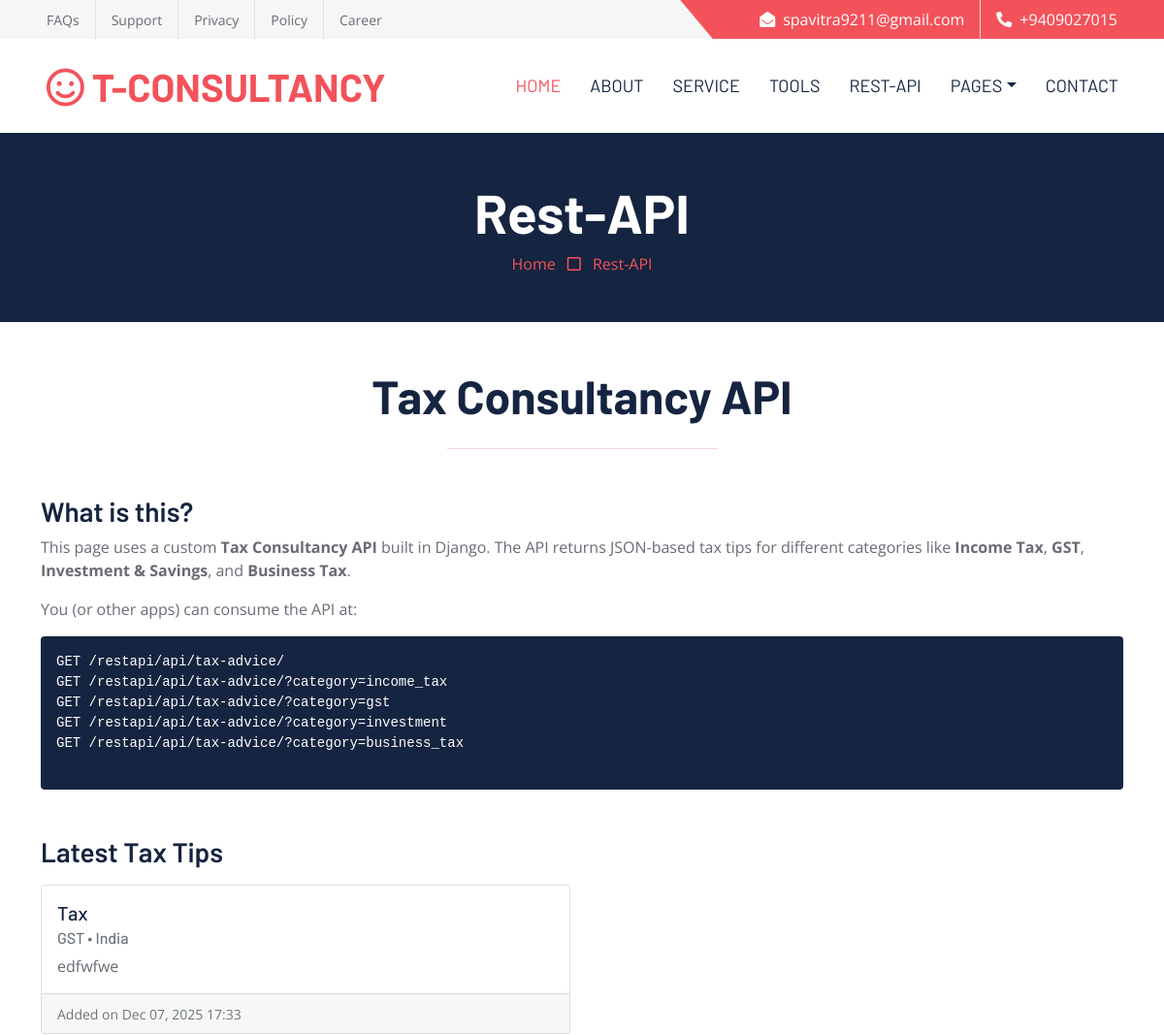
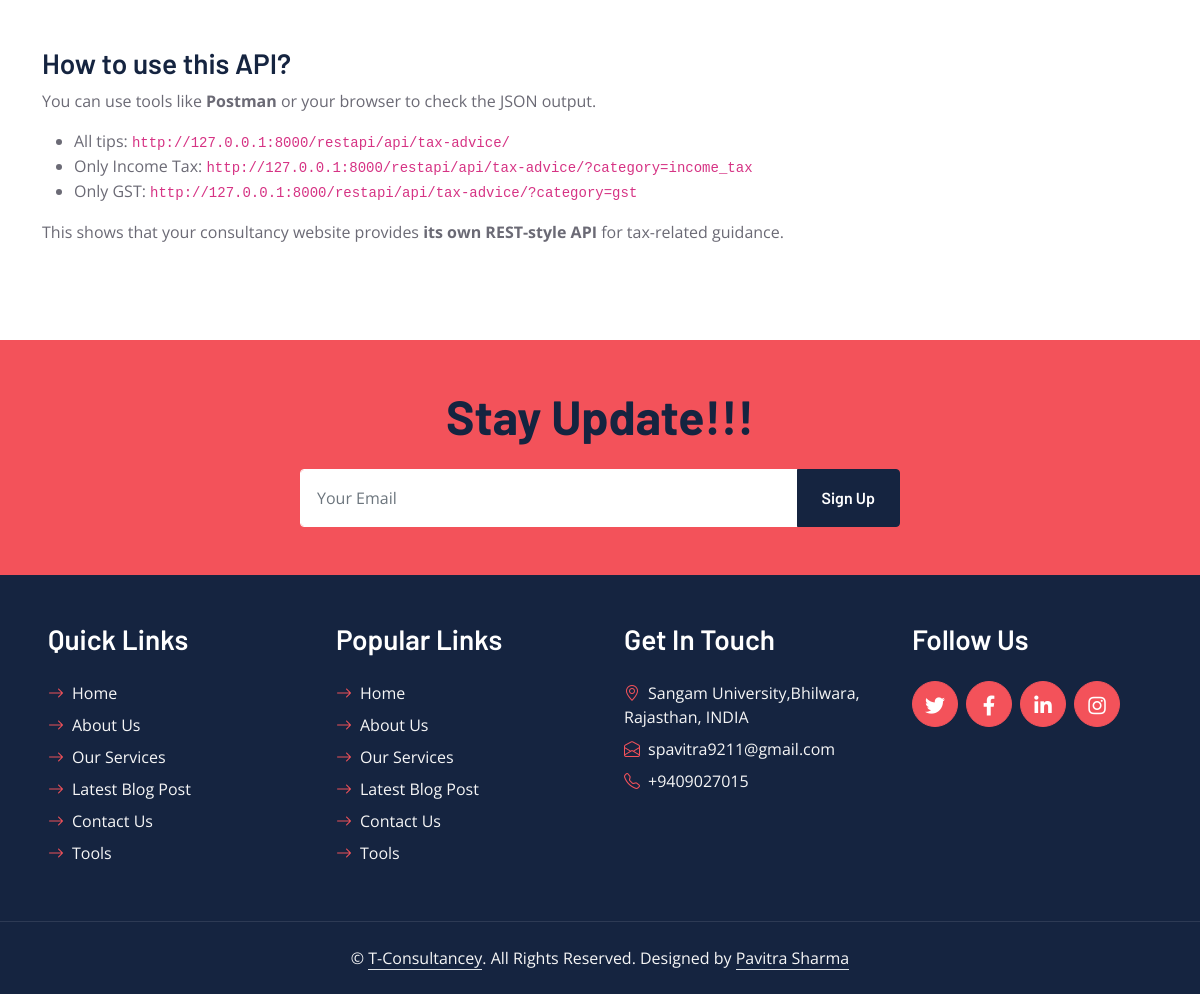
Screenshot of /restapi/tax-consultancy/ with the database file from the repository (2 pictures, top to bottom).
### restapi/models.py (models this page shows, shortened)
class TaxAdvice(models.Model):
    CATEGORY_CHOICES = [
        ('income_tax', 'Income Tax'),
        ('gst', 'GST'),
        ('investment', 'Investment & Savings'),
        ('business_tax', 'Business Tax'),
    ]
    title = models.CharField(max_length=200)
    category = models.CharField(max_length=50, choices=CATEGORY_CHOICES)
    short_tip = models.CharField(max_length=255)
    detailed_advice = models.TextField()
    country = models.CharField(max_length=100, default="India")
    created_at = models.DateTimeField(auto_now_add=True)
    class Meta:
        ordering = ['-created_at']
        verbose_name = "Tax Advice"
        verbose_name_plural = "Tax Advice"

### restapi/views.py (the view)
# urls.py: path('tax-consultancy/', views.tax_consultancy_page, name='tax_consultancy'),
def tax_consultancy_page(request):
    latest_tips = TaxAdvice.objects.all()[:5]
    return render(request, "tax_consultancy.html", {
        "latest_tips": latest_tips,
    })

### stayupdate/forms.py
class StayUpdateForm(forms.ModelForm):
    class Meta:
        model = StayUpdate
        fields = ['email']
        widgets = {
            'email': forms.EmailInput(attrs={'class': 'form-control border-white p-3','placeholder': 'Your Email',}),
        }

### ourservice/context_processors.py (called while the page is built)
def services_context(request):
    services = Service.objects.all()
    return {'services': services}

### stayupdate/context_processors.py (called while the page is built)
def stayupdate_form(request):
    return {'stayupdate_form': StayUpdateForm()}

### team/context_processors.py (called while the page is built)
def team_members(request):
    return {
        'team_members': TeamMember.objects.all()
    }

### templates/tax_consultancy.html
{% extends 'base.html'%}
{% load static %}
{% block content %}
<div class="container-fluid bg-dark p-5">
    <div class="row">
        <div class="col-12 text-center">
            <h1 class="display-4 text-white">Rest-API</h1>
            <a href="{% url 'home' %}">Home</a>
            <i class="far fa-square text-primary px-2"></i>
            <a href="{% url 'tax_advice_api' %}">Rest-API</a>
        </div>
    </div>
</div>
<div class="container py-5">
    <h1 class="display-5 mb-4 text-center">Tax Consultancy API</h1>
    <hr class="w-25 mx-auto bg-primary mb-5">
    <div class="mb-5">
        <h3>What is this?</h3>
        <p>
            This page uses a custom <strong>Tax Consultancy API</strong> built in Django.
            The API returns JSON-based tax tips for different categories like
            <strong>Income Tax</strong>, <strong>GST</strong>, <strong>Investment & Savings</strong>, and <strong>Business Tax</strong>.
        </p>
        <p>
            You (or other apps) can consume the API at:
        </p>
        <pre class="bg-dark text-white p-3 rounded">
GET /restapi/api/tax-advice/
GET /restapi/api/tax-advice/?category=income_tax
GET /restapi/api/tax-advice/?category=gst
GET /restapi/api/tax-advice/?category=investment
GET /restapi/api/tax-advice/?category=business_tax
        </pre>
    </div>
    <div class="mb-5">
        <h3 class="mb-3">Latest Tax Tips</h3>
        {% if latest_tips %}
            <div class="row g-4">
                {% for tip in latest_tips %}
                <div class="col-md-6">
                    <div class="card h-100">
                        <div class="card-body">
                            <h5 class="card-title">{{ tip.title }}</h5>
                            <h6 class="card-subtitle mb-2 text-muted">
                                {{ tip.get_category_display }} • {{ tip.country }}
                            </h6>
                            <p class="card-text">
                                {{ tip.short_tip }}
                            </p>
                        </div>
                        <div class="card-footer">
                            <small class="text-muted">
                                Added on {{ tip.created_at|date:"M d, Y H:i" }}
                            </small>
                        </div>
                    </div>
                </div>
                {% endfor %}
            </div>
        {% else %}
            <p>No tax advice added yet. Please add some from the admin panel.</p>
        {% endif %}
    </div>
    <div class="mb-5">
        <h3>How to use this API?</h3>
        <p>You can use tools like <strong>Postman</strong> or your browser to check the JSON output.</p>
        <ul>
            <li>
                All tips:
                <code>http://127.0.0.1:8000/restapi/api/tax-advice/</code>
            </li>
            <li>
                Only Income Tax:
                <code>http://127.0.0.1:8000/restapi/api/tax-advice/?category=income_tax</code>
            </li>
            <li>
                Only GST:
                <code>http://127.0.0.1:8000/restapi/api/tax-advice/?category=gst</code>
            </li>
        </ul>
        <p>
            This shows that your consultancy website provides
            <strong>its own REST-style API</strong> for tax-related guidance.
        </p>
    </div>
</div>
{% endblock %}

### static/css/style.css (style rules this page uses)
:root { --primary: #F3525A; --secondary: #F6F6F6; --light: #FFFFFF; --dark: #152440; }
h1, h2, .font-weight-bold { font-weight: 700 !important; }
h3, h4, .font-weight-semi-bold { font-weight: 600 !important; }
h5, h6, .font-weight-medium { font-weight: 500 !important; }

### rows the page displays
TaxAdvice: title "Tax", category "GST", country "India", short_tip "edfwfwe", created_at "Dec 07, 2025 17:33"
